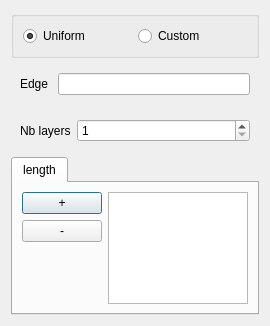
<?xml version="1.0" encoding="UTF-8"?>
<ui version="4.0">
 <class>CutEdgeDialog</class>
 <widget class="QDialog" name="CutEdgeDialog">
  <property name="geometry">
   <rect>
    <x>0</x>
    <y>0</y>
    <width>270</width>
    <height>326</height>
   </rect>
  </property>
  <property name="sizePolicy">
   <sizepolicy hsizetype="Preferred" vsizetype="Preferred">
    <horstretch>0</horstretch>
    <verstretch>0</verstretch>
   </sizepolicy>
  </property>
  <property name="minimumSize">
   <size>
    <width>5</width>
    <height>0</height>
   </size>
  </property>
  <property name="windowTitle">
   <string>Cut Edge Operation</string>
  </property>
  <layout class="QVBoxLayout" name="verticalLayout">
   <item>
    <widget class="QGroupBox" name="groupBox_2">
     <property name="title">
      <string/>
     </property>
     <layout class="QHBoxLayout" name="horizontalLayout">
      <item>
       <widget class="QRadioButton" name="cutUni_rb">
        <property name="sizePolicy">
         <sizepolicy hsizetype="Preferred" vsizetype="Fixed">
          <horstretch>0</horstretch>
          <verstretch>0</verstretch>
         </sizepolicy>
        </property>
        <property name="text">
         <string>Uniform</string>
        </property>
        <property name="checked">
         <bool>true</bool>
        </property>
       </widget>
      </item>
      <item>
       <widget class="QRadioButton" name="cut_rb">
        <property name="sizePolicy">
         <sizepolicy hsizetype="Preferred" vsizetype="Fixed">
          <horstretch>0</horstretch>
          <verstretch>0</verstretch>
         </sizepolicy>
        </property>
        <property name="text">
         <string>Custom</string>
        </property>
       </widget>
      </item>
     </layout>
    </widget>
   </item>
   <item>
    <widget class="QWidget" name="widget" native="true">
     <property name="sizePolicy">
      <sizepolicy hsizetype="Preferred" vsizetype="Preferred">
       <horstretch>0</horstretch>
       <verstretch>0</verstretch>
      </sizepolicy>
     </property>
     <layout class="QFormLayout" name="formLayout_2">
      <item row="0" column="0">
       <widget class="QLabel" name="label">
        <property name="text">
         <string>Edge </string>
        </property>
       </widget>
      </item>
      <item row="0" column="1">
       <widget class="QLineEdit" name="e_le">
        <property name="sizePolicy">
         <sizepolicy hsizetype="Preferred" vsizetype="Fixed">
          <horstretch>0</horstretch>
          <verstretch>0</verstretch>
         </sizepolicy>
        </property>
        <property name="maximumSize">
         <size>
          <width>16777215</width>
          <height>16777215</height>
         </size>
        </property>
        <property name="readOnly">
         <bool>false</bool>
        </property>
       </widget>
      </item>
     </layout>
    </widget>
   </item>
   <item>
    <widget class="QWidget" name="widget_2" native="true">
     <layout class="QFormLayout" name="formLayout">
      <item row="0" column="0">
       <widget class="QLabel" name="label_2">
        <property name="sizePolicy">
         <sizepolicy hsizetype="Maximum" vsizetype="Preferred">
          <horstretch>0</horstretch>
          <verstretch>0</verstretch>
         </sizepolicy>
        </property>
        <property name="text">
         <string>Nb layers</string>
        </property>
       </widget>
      </item>
      <item row="0" column="1">
       <widget class="QSpinBox" name="nb_cut_spb">
        <property name="sizePolicy">
         <sizepolicy hsizetype="Preferred" vsizetype="Fixed">
          <horstretch>0</horstretch>
          <verstretch>0</verstretch>
         </sizepolicy>
        </property>
        <property name="minimum">
         <number>1</number>
        </property>
        <property name="maximum">
         <number>1000000</number>
        </property>
        <property name="value">
         <number>1</number>
        </property>
       </widget>
      </item>
     </layout>
    </widget>
   </item>
   <item>
    <widget class="QTabWidget" name="layers_height_lw">
     <property name="sizePolicy">
      <sizepolicy hsizetype="Preferred" vsizetype="Preferred">
       <horstretch>0</horstretch>
       <verstretch>0</verstretch>
      </sizepolicy>
     </property>
     <property name="currentIndex">
      <number>0</number>
     </property>
     <widget class="QWidget" name="ext_height_tab">
      <attribute name="title">
       <string>length</string>
      </attribute>
      <layout class="QGridLayout" name="gridLayout_4">
       <item row="0" column="0">
        <widget class="QPushButton" name="add_height_pb">
         <property name="enabled">
          <bool>true</bool>
         </property>
         <property name="sizePolicy">
          <sizepolicy hsizetype="Maximum" vsizetype="Fixed">
           <horstretch>0</horstretch>
           <verstretch>0</verstretch>
          </sizepolicy>
         </property>
         <property name="text">
          <string>+</string>
         </property>
        </widget>
       </item>
       <item row="0" column="1" rowspan="3">
        <widget class="QListWidget" name="height_lw">
         <property name="sizePolicy">
          <sizepolicy hsizetype="Expanding" vsizetype="Expanding">
           <horstretch>0</horstretch>
           <verstretch>0</verstretch>
          </sizepolicy>
         </property>
        </widget>
       </item>
       <item row="1" column="0">
        <widget class="QPushButton" name="del_height_pb">
         <property name="sizePolicy">
          <sizepolicy hsizetype="Maximum" vsizetype="Fixed">
           <horstretch>0</horstretch>
           <verstretch>0</verstretch>
          </sizepolicy>
         </property>
         <property name="text">
          <string>-</string>
         </property>
        </widget>
       </item>
       <item row="2" column="0">
        <spacer name="verticalSpacer_3">
         <property name="orientation">
          <enum>Qt::Vertical</enum>
         </property>
         <property name="sizeHint" stdset="0">
          <size>
           <width>20</width>
           <height>139</height>
          </size>
         </property>
        </spacer>
       </item>
      </layout>
     </widget>
    </widget>
   </item>
   <item>
    <spacer name="verticalSpacer">
     <property name="orientation">
      <enum>Qt::Vertical</enum>
     </property>
     <property name="sizeHint" stdset="0">
      <size>
       <width>20</width>
       <height>40</height>
      </size>
     </property>
    </spacer>
   </item>
  </layout>
 </widget>
 <tabstops>
  <tabstop>e_le</tabstop>
  <tabstop>nb_cut_spb</tabstop>
 </tabstops>
 <resources/>
 <connections>
  <connection>
   <sender>cutUni_rb</sender>
   <signal>clicked()</signal>
   <receiver>layers_height_lw</receiver>
   <slot>hide()</slot>
   <hints>
    <hint type="sourcelabel">
     <x>73</x>
     <y>44</y>
    </hint>
    <hint type="destinationlabel">
     <x>119</x>
     <y>303</y>
    </hint>
   </hints>
  </connection>
  <connection>
   <sender>cutUni_rb</sender>
   <signal>clicked()</signal>
   <receiver>widget_2</receiver>
   <slot>show()</slot>
   <hints>
    <hint type="sourcelabel">
     <x>73</x>
     <y>44</y>
    </hint>
    <hint type="destinationlabel">
     <x>119</x>
     <y>146</y>
    </hint>
   </hints>
  </connection>
  <connection>
   <sender>cut_rb</sender>
   <signal>clicked()</signal>
   <receiver>layers_height_lw</receiver>
   <slot>show()</slot>
   <hints>
    <hint type="sourcelabel">
     <x>173</x>
     <y>44</y>
    </hint>
    <hint type="destinationlabel">
     <x>119</x>
     <y>303</y>
    </hint>
   </hints>
  </connection>
  <connection>
   <sender>cut_rb</sender>
   <signal>clicked()</signal>
   <receiver>widget_2</receiver>
   <slot>hide()</slot>
   <hints>
    <hint type="sourcelabel">
     <x>173</x>
     <y>44</y>
    </hint>
    <hint type="destinationlabel">
     <x>119</x>
     <y>146</y>
    </hint>
   </hints>
  </connection>
 </connections>
</ui>
